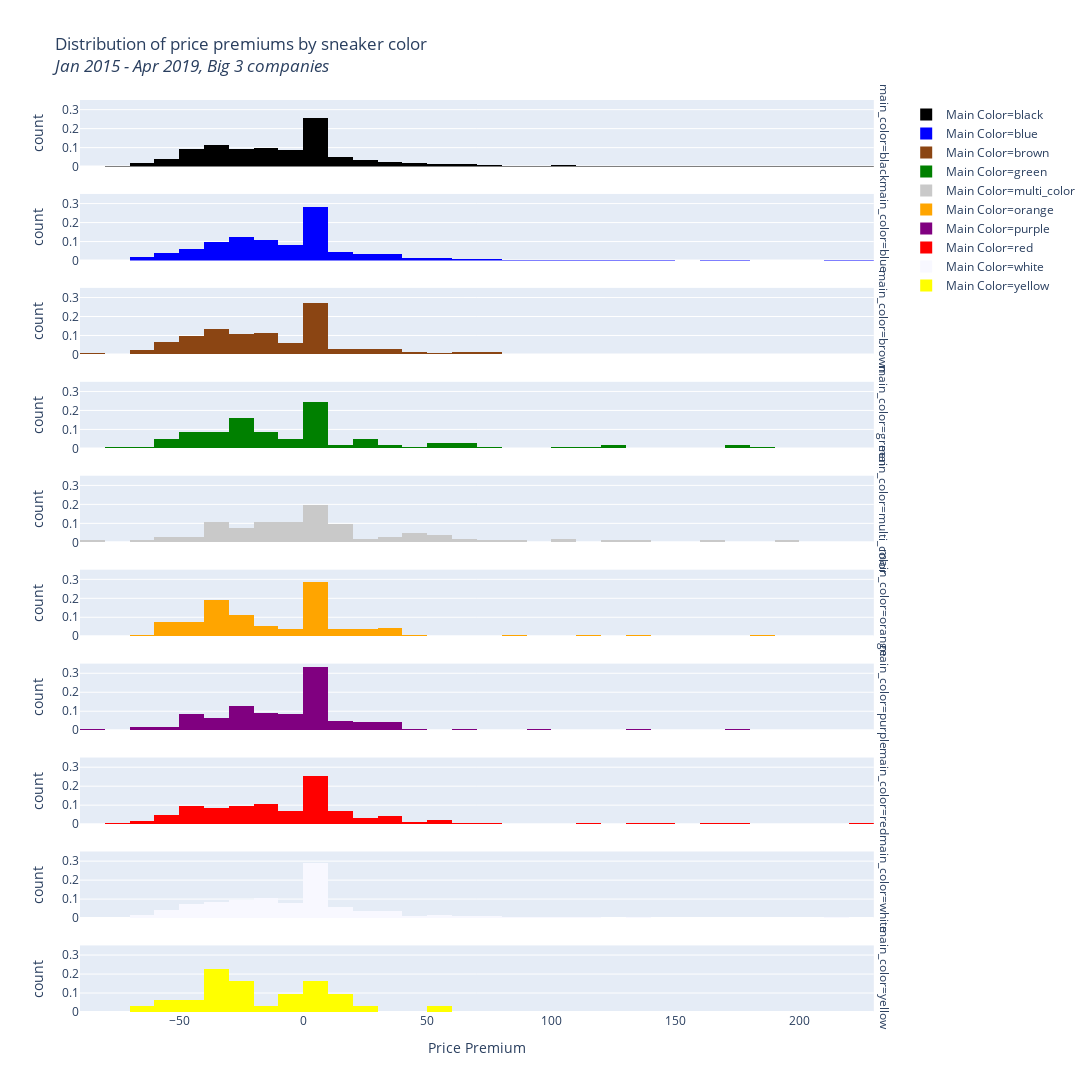

The cell this chart's notebook holds for it:
### Code cell
fig = px.histogram(filtered, x='price_premium', facet_row='main_color',histnorm='probability', color='main_color'
                  ,nbins=50,color_discrete_sequence=['#000000', '#0000FF','#8B4513', '#008000', '#C9C9C9',
                                                    '#FFA500', '#800080', '#FF0000', '#F8F8FF', '#FFFF00'],
            title='Distribution of price premiums by sneaker color<br>'
            + '<i>Jan 2015 - Apr 2019, Big 3 companies',
            labels={'count':'Perecentage of Sneakers', 'main_color':'Main Color', 'price_premium':'Price Premium'})
fig.update_layout(width=1200,
                 height=2000)
# xaxis_tickangle=45, xaxis2_tickangle=45, xaxis3_tickangle=45, xaxis4_tickangle=45, 
# fig.update_xaxes(matches=None)
fig.show()

### Figure 1 — Plotly figure (JSON) as saved in the notebook; plotly's stock layout.template omitted (floating-point values rounded to 4 significant figures; data arrays with more than 128 entries replaced by an {"elided": "..."} marker saying what was removed)
{"data": [{"alignmentgroup": "True", "bingroup": "x", "histnorm": "probability", "hoverlabel": {"namelength": 0}, "hovertemplate": "Main Color=black<br>Price Premium=%{x}<br>count=%{y}", "legendgroup": "Main Color=black", "marker": {"color": "#000000"}, "name": "Main Color=black", "nbinsx": 50, "offsetgroup": "Main Color=black", "orientation": "v", "showlegend": true, "type": "histogram", "x": {"elided": "1733 float values"}, "xaxis": "x10", "yaxis": "y10"}, {"alignmentgroup": "True", "bingroup": "x", "histnorm": "probability", "hoverlabel": {"namelength": 0}, "hovertemplate": "Main Color=blue<br>Price Premium=%{x}<br>count=%{y}", "legendgroup": "Main Color=blue", "marker": {"color": "#0000FF"}, "name": "Main Color=blue", "nbinsx": 50, "offsetgroup": "Main Color=blue", "orientation": "v", "showlegend": true, "type": "histogram", "x": {"elided": "896 float values"}, "xaxis": "x9", "yaxis": "y9"}, {"alignmentgroup": "True", "bingroup": "x", "histnorm": "probability", "hoverlabel": {"namelength": 0}, "hovertemplate": "Main Color=brown<br>Price Premium=%{x}<br>count=%{y}", "legendgroup": "Main Color=brown", "marker": {"color": "#8B4513"}, "name": "Main Color=brown", "nbinsx": 50, "offsetgroup": "Main Color=brown", "orientation": "v", "showlegend": true, "type": "histogram", "x": {"elided": "171 float values"}, "xaxis": "x8", "yaxis": "y8"}, {"alignmentgroup": "True", "bingroup": "x", "histnorm": "probability", "hoverlabel": {"namelength": 0}, "hovertemplate": "Main Color=green<br>Price Premium=%{x}<br>count=%{y}", "legendgroup": "Main Color=green", "marker": {"color": "#008000"}, "name": "Main Color=green", "nbinsx": 50, "offsetgroup": "Main Color=green", "orientation": "v", "showlegend": true, "type": "histogram", "x": [5.88, -58.75, 0, -54.67, -9.29, 0, -12.5, -41, -32.78, -52.5, 20, 9.47, 36.49, -16.15, -24, -45, -21.82, -24.44, -47.86, 70, 12.5, 3.14, -35.33, -27.37, 0, -1.43, -14.29, -25.38, -70.56, -31.67, 0, 38, -28.75, -28.75, -39.5, 0, -1.33, 0, 66.67, 66.67, -14.29, -36, -41.78, -44.12, 0, 1.67, 0, 44, -3.33, 0, -22.11, 111.1, -11.67, 0, -22.86, -21.43, -30, -32, 0, 23.5, 170.7, -61.33, 55, -32.35, 29.47, 57.27, 0, -22.86, 183.9, 0, 0, 0, -43.33, 11, 0, -15.88, 0, -48.46, 122.5, -18.18, 61.25, 108.7, -26.43, -36.15, -24.67, 0, 0, 20.83, -23.89, -50, 50, -55.62, -44.17, 175, -25, 0, 22, -11.76, -17.5, -57.33, 3.12, -21.82, -3, -38, 125.8, 0], "xaxis": "x7", "yaxis": "y7"}, {"alignmentgroup": "True", "bingroup": "x", "histnorm": "probability", "hoverlabel": {"namelength": 0}, "hovertemplate": "Main Color=multi_color<br>Price Premium=%{x}<br>count=%{y}", "legendgroup": "Main Color=multi_color", "marker": {"color": "#C9C9C9"}, "name": "Main Color=multi_color", "nbinsx": 50, "offsetgroup": "Main Color=multi_color", "orientation": "v", "showlegend": true, "type": "histogram", "x": [-16.47, -23.24, 42.27, 15, 106.5, 46.5, -4, 0, 0, -27.33, 11.67, 30.91, 0, -34, 88.33, 14.59, 46.25, 50, 42.14, -29.33, 0, 25.62, 163.3, 69.17, 0, 0, -44.38, 15.71, -83.33, 10, 55, -13.85, -63.18, -3.5, 13.5, 10.5, -5.45, -23.89, -7.5, -16.22, -0.83, -24.17, -39.2, 131.4, 22.73, 11.89, -58.18, -35, -34.59, 0, 190.9, -12.11, -0.53, -12, -0.91, -34.5, -34.5, 50, 0, 0, 0, 1.3, 19.29, 79.09, 50, -10, 0, 8.75, -57.33, 34.55, 123, -32.22, 67.5, -19.41, -31.4, 0, -30.86, 0, -44.44, -24.62, -33.33, 0, 1.67, -15.14, 30.67, -53, -10.53, 0, -13.5, -36, 9.23, 0, -41.6, 40.67, -8.57, -25.62, -14.67, -23.85, 12.67, -7.69, -9.23, 104.4, -15], "xaxis": "x6", "yaxis": "y6"}, {"alignmentgroup": "True", "bingroup": "x", "histnorm": "probability", "hoverlabel": {"namelength": 0}, "hovertemplate": "Main Color=orange<br>Price Premium=%{x}<br>count=%{y}", "legendgroup": "Main Color=orange", "marker": {"color": "#FFA500"}, "name": "Main Color=orange", "nbinsx": 50, "offsetgroup": "Main Color=orange", "orientation": "v", "showlegend": true, "type": "histogram", "x": [0, 0, -26.67, -22.5, -20.75, 10, -56.92, -32.17, -10, 0, 0, -16.67, -23.75, 0, 48.67, 0, 0, -47.57, -22.11, -26.84, -31.67, 0, 37.14, 0, -43.24, 0, -37.27, 25.45, -45.71, 0, -32.63, -38.67, -30.91, 84.5, -34.62, 0, -32.86, 32.65, -34, -2, -38.86, 28, -56.25, 181.2, -2.67, -53.53, 0, -40.87, -51.43, 0.83, -37.71, 0, -15.56, -11.18, 0, 0, 0, 0, -11.76, 0, 18.62, 0, -24.67, -31.25, 0, -52.86, -18.82, 0, 0, 26.47, -40, 31.18, -31.52, -30.56, -37.33, -56, -60.5, 0, 35, -21.33, -35.11, 0, -20.62, -35.71, -44, -24.67, 0, -30, -18, -54.62, 11.43, 0, 0, 132, -47.89, -7.88, -40.77, 25, -33.85, 39, 11.05, 0, 112.7, -24.44, 5.56, -55.11, -33.75, -47.65, -30.56], "xaxis": "x5", "yaxis": "y5"}, {"alignmentgroup": "True", "bingroup": "x", "histnorm": "probability", "hoverlabel": {"namelength": 0}, "hovertemplate": "Main Color=purple<br>Price Premium=%{x}<br>count=%{y}", "legendgroup": "Main Color=purple", "marker": {"color": "#800080"}, "name": "Main Color=purple", "nbinsx": 50, "offsetgroup": "Main Color=purple", "orientation": "v", "showlegend": true, "type": "histogram", "x": [6.25, -7, -19.33, -26, -29.23, 0, 18.42, 0, -6.4, -22.86, 27.33, -4.29, 0, 0, 0, -13.57, -55, -31.67, 64.71, -31.11, 0, 1.33, 0, -81.09, -29.13, -14.67, -2.14, 0, 0, -25.71, 0, 0, -28, -34, 94.4, -23.08, 24.29, 38.57, -14.91, 176, 38.18, 0, 37.89, 0, 20, -2.22, -16.84, -22.5, -11.43, -45, 24, -18.42, -31.11, 0, 0, 12, 5.71, -45.56, -45.75, -26.67, 0.62, -4.21, -28, 15.71, -11.05, -10, -44, -35, 0, 0, 35.62, 42.63, 0, 0, -38.46, 0, -12, 19.47, 0, 39.47, 8.33, 0, 0, -61.67, -10, 0, 0, 0, -41.88, -42.5, -47.33, 22.11, 18, -26.32, 2, -23.16, 130.2, -19.09, -21.54, -56.67, -30.86, -8.67, 0, 0, 10.4, 0, -68.75, 0, -28.12, -47.27, -41, -7.03, 0, 0, 0, 5.88, -44.74, -14.86, -29, -35], "xaxis": "x4", "yaxis": "y4"}, {"alignmentgroup": "True", "bingroup": "x", "histnorm": "probability", "hoverlabel": {"namelength": 0}, "hovertemplate": "Main Color=red<br>Price Premium=%{x}<br>count=%{y}", "legendgroup": "Main Color=red", "marker": {"color": "#FF0000"}, "name": "Main Color=red", "nbinsx": 50, "offsetgroup": "Main Color=red", "orientation": "v", "showlegend": true, "type": "histogram", "x": {"elided": "297 float values"}, "xaxis": "x3", "yaxis": "y3"}, {"alignmentgroup": "True", "bingroup": "x", "histnorm": "probability", "hoverlabel": {"namelength": 0}, "hovertemplate": "Main Color=white<br>Price Premium=%{x}<br>count=%{y}", "legendgroup": "Main Color=white", "marker": {"color": "#F8F8FF"}, "name": "Main Color=white", "nbinsx": 50, "offsetgroup": "Main Color=white", "orientation": "v", "showlegend": true, "type": "histogram", "x": {"elided": "1277 float values"}, "xaxis": "x2", "yaxis": "y2"}, {"alignmentgroup": "True", "bingroup": "x", "histnorm": "probability", "hoverlabel": {"namelength": 0}, "hovertemplate": "Main Color=yellow<br>Price Premium=%{x}<br>count=%{y}", "legendgroup": "Main Color=yellow", "marker": {"color": "#FFFF00"}, "name": "Main Color=yellow", "nbinsx": 50, "offsetgroup": "Main Color=yellow", "orientation": "v", "showlegend": true, "type": "histogram", "x": [-32, 13.64, -37.86, -22.35, -40, 57.5, -26.5, -28.33, -68.57, 15.88, -49.2, 27.5, -52.31, -8.4, -1.67, 8.26, -56.11, 0, -7.89, -33.64, -31.43, -33.64, -37.5, -20.83, 12.5, -24.21, -40.44, -12, 0, 0, 6.15], "xaxis": "x", "yaxis": "y"}], "layout": {"annotations": [{"font": {}, "showarrow": false, "text": "main_color=yellow", "textangle": 90, "x": 0.98, "xanchor": "left", "xref": "paper", "y": 0.0365, "yanchor": "middle", "yref": "paper"}, {"font": {}, "showarrow": false, "text": "main_color=white", "textangle": 90, "x": 0.98, "xanchor": "left", "xref": "paper", "y": 0.1395, "yanchor": "middle", "yref": "paper"}, {"font": {}, "showarrow": false, "text": "main_color=red", "textangle": 90, "x": 0.98, "xanchor": "left", "xref": "paper", "y": 0.2425, "yanchor": "middle", "yref": "paper"}, {"font": {}, "showarrow": false, "text": "main_color=purple", "textangle": 90, "x": 0.98, "xanchor": "left", "xref": "paper", "y": 0.3455, "yanchor": "middle", "yref": "paper"}, {"font": {}, "showarrow": false, "text": "main_color=orange", "textangle": 90, "x": 0.98, "xanchor": "left", "xref": "paper", "y": 0.4485, "yanchor": "middle", "yref": "paper"}, {"font": {}, "showarrow": false, "text": "main_color=multi_color", "textangle": 90, "x": 0.98, "xanchor": "left", "xref": "paper", "y": 0.5515, "yanchor": "middle", "yref": "paper"}, {"font": {}, "showarrow": false, "text": "main_color=green", "textangle": 90, "x": 0.98, "xanchor": "left", "xref": "paper", "y": 0.6545, "yanchor": "middle", "yref": "paper"}, {"font": {}, "showarrow": false, "text": "main_color=brown", "textangle": 90, "x": 0.98, "xanchor": "left", "xref": "paper", "y": 0.7575, "yanchor": "middle", "yref": "paper"}, {"font": {}, "showarrow": false, "text": "main_color=blue", "textangle": 90, "x": 0.98, "xanchor": "left", "xref": "paper", "y": 0.8605, "yanchor": "middle", "yref": "paper"}, {"font": {}, "showarrow": false, "text": "main_color=black", "textangle": 90, "x": 0.98, "xanchor": "left", "xref": "paper", "y": 0.9635, "yanchor": "middle", "yref": "paper"}], "barmode": "relative", "height": 2000, "legend": {"tracegroupgap": 0}, "title": {"text": "Distribution of price premiums by sneaker color<br><i>Jan 2015 - Apr 2019, Big 3 companies"}, "width": 1200, "xaxis": {"anchor": "y", "domain": [0, 0.98], "title": {"text": "Price Premium"}}, "xaxis10": {"anchor": "y10", "domain": [0, 0.98], "matches": "x", "showticklabels": false}, "xaxis2": {"anchor": "y2", "domain": [0, 0.98], "matches": "x", "showticklabels": false}, "xaxis3": {"anchor": "y3", "domain": [0, 0.98], "matches": "x", "showticklabels": false}, "xaxis4": {"anchor": "y4", "domain": [0, 0.98], "matches": "x", "showticklabels": false}, "xaxis5": {"anchor": "y5", "domain": [0, 0.98], "matches": "x", "showticklabels": false}, "xaxis6": {"anchor": "y6", "domain": [0, 0.98], "matches": "x", "showticklabels": false}, "xaxis7": {"anchor": "y7", "domain": [0, 0.98], "matches": "x", "showticklabels": false}, "xaxis8": {"anchor": "y8", "domain": [0, 0.98], "matches": "x", "showticklabels": false}, "xaxis9": {"anchor": "y9", "domain": [0, 0.98], "matches": "x", "showticklabels": false}, "yaxis": {"anchor": "x", "domain": [0, 0.073], "title": {"text": "count"}}, "yaxis10": {"anchor": "x10", "domain": [0.927, 1.0], "matches": "y", "title": {"text": "count"}}, "yaxis2": {"anchor": "x2", "domain": [0.103, 0.176], "matches": "y", "title": {"text": "count"}}, "yaxis3": {"anchor": "x3", "domain": [0.206, 0.279], "matches": "y", "title": {"text": "count"}}, "yaxis4": {"anchor": "x4", "domain": [0.309, 0.382], "matches": "y", "title": {"text": "count"}}, "yaxis5": {"anchor": "x5", "domain": [0.412, 0.485], "matches": "y", "title": {"text": "count"}}, "yaxis6": {"anchor": "x6", "domain": [0.515, 0.588], "matches": "y", "title": {"text": "count"}}, "yaxis7": {"anchor": "x7", "domain": [0.618, 0.691], "matches": "y", "title": {"text": "count"}}, "yaxis8": {"anchor": "x8", "domain": [0.721, 0.794], "matches": "y", "title": {"text": "count"}}, "yaxis9": {"anchor": "x9", "domain": [0.824, 0.897], "matches": "y", "title": {"text": "count"}}}}
